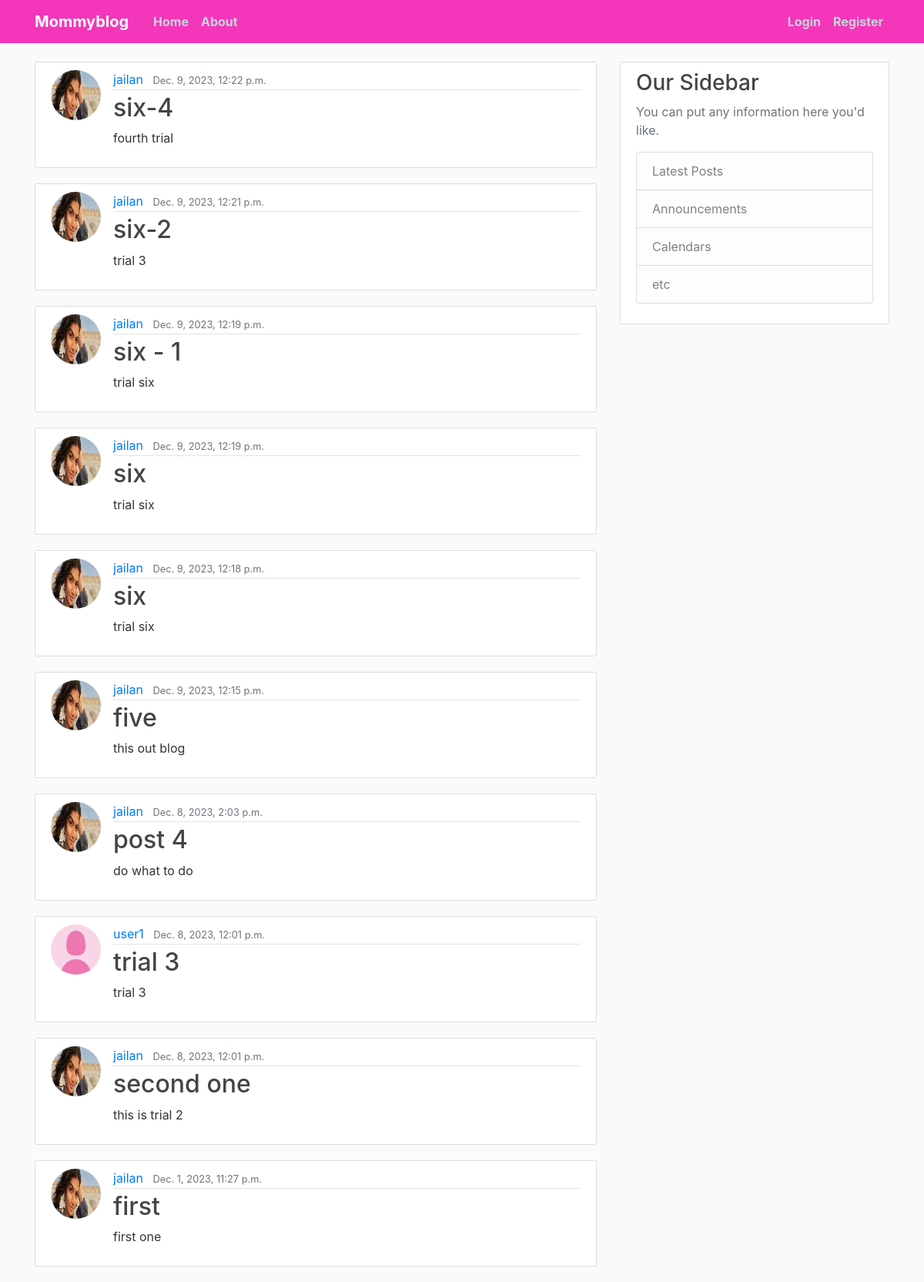
Before: / with the older database file.
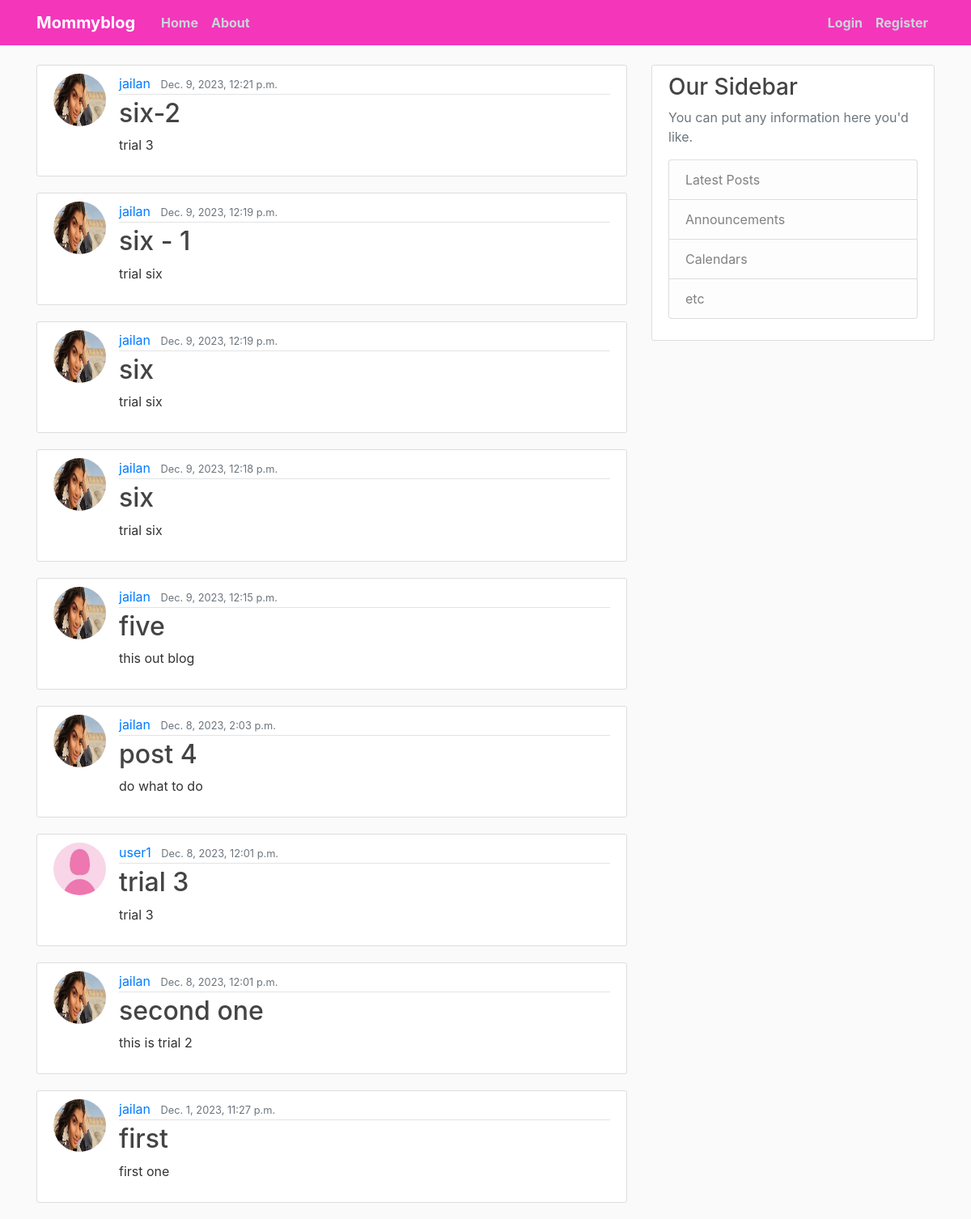
After: the same page with the newer database file.
### blog/models.py (models this page shows, shortened)
class Post(models.Model):
    title = models.CharField(max_length=200)
    content = models.TextField()
    date_posted = models.DateTimeField(default=timezone.now)
    author = models.ForeignKey(User, on_delete=models.CASCADE)

### users/models.py (models this page shows, shortened)
class Profile(models.Model):
    user = models.OneToOneField(User, on_delete=models.CASCADE)
    Bio = models.CharField(max_length=1000, blank=True)
    image = models.ImageField(default='default.jpg', upload_to='profile_photos')

### blog/views.py (the view)
# urls.py: path('', PostListView.as_view(), name='blog-home'),
class PostListView(ListView):
    model = Post
    template_name = 'blog/home.html'
    context_object_name = 'posts'
    ordering = ['-date_posted']

### templates/blog/home.html
{% extends "base.html" %}
{% block content %}
    {% for post in posts %}
    <article class="media content-section">
      <img class="rounded-circle article-img" src="{{ post.author.profile.image.url }}">
        <div class="media-body">
          <div class="article-metadata">
            <a class="mr-2" href="#">{{ post.author }}</a>
            <small class="text-muted">{{ post.date_posted }}</small>
          </div>
          <h2><a class="article-title" href="{% url 'blog-post-detail' post.id %}">{{ post.title }}</a></h2>
          <p class="article-content">{{ post.content }}</p>
        </div>
    </article>
    {% endfor %}
{% endblock content %}

Changed rows visible on the page:
removed Post: author.profile.image (picture), author "jailan", date_posted "Dec. 9, 2023, 12:22 p.m.", title "six-4", content "fourth trial"
